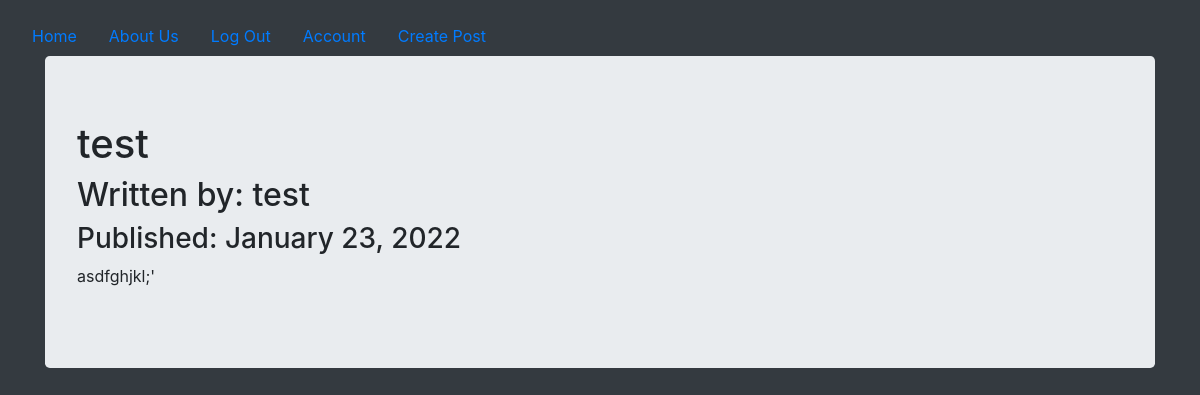
/6 (signed in), run on the app's committed database.
### puppycompanyblog/models.py (models this page shows, shortened)
class BlogPost(db.Model):
    users = db.relationship(User)
    id = db.Column(db.Integer, primary_key=True)
    user_id = db.Column(db.Integer, db.ForeignKey('users.id'), nullable=False)
    date = db.Column(db.DateTime, nullable=False, default=datetime.utcnow)
    title = db.Column(db.String(140), nullable=False)
    text = db.Column(db.Text, nullable=False)

class User(db.Model, UserMixin):
    __tablename__ = 'users'
    id = db.Column(db.Integer, primary_key = True)
    profile_image = db.Column(db.String(20), nullable=False, default='default_profile.png')
    email = db.Column(db.String(64), unique=True, index=True)
    username = db.Column(db.String(64), unique=True, index=True)
    password_hash = db.Column(db.String(128))
    posts = db.relationship('BlogPost', backref='author', lazy=True)

### puppycompanyblog/users/views.py (the view)
@users.route("/<username>")
def user_posts(username):
    page = request.args.get('page', 1, type=int)
    user = User.query.filter_by(username=username).first_or_404()
    blog_posts = BlogPost.query.filter_by(author=user).order_by(BlogPost.date.desc()).paginate(page=page, per_page=5)
    return render_template('user_blog_posts.html', blog_posts=blog_posts, user=user)

### puppycompanyblog/blog_posts/views.py (called while the page is built)
@blog_posts.route('/<int:blog_post_id>')
def blog_post(blog_post_id):
    blog_post = BlogPost.query.get_or_404(blog_post_id)
    return render_template('blog_post.html',title=blog_post.title,
                            date=blog_post.date,post=blog_post
    )

### puppycompanyblog/models.py (called while the page is built)
@login_manager.user_loader
def load_user(user_id):
    return User.query.get(user_id)

### puppycompanyblog/templates/blog_post.html (shortened to what this page needs)
{% extends "base.html" %}
{% block content %}
<div class="jumbotron">
  <h1>{{ post.title }}</h1>
  <h2>Written by: {{post.author.username}}</h2>
  <h3>Published: {{ post.date.strftime('%B %d, %Y') }}</h3>
  <p>{{post.text}}</p>
</div>
{% endblock content %}

### data on the page
BlogPost: title "test", date "January 23, 2022", text "asdfghjkl;'"
User: author.username "test"
